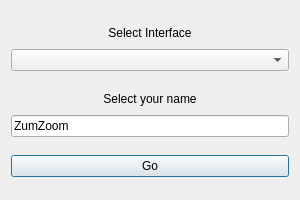
<?xml version="1.0" encoding="UTF-8"?>
<ui version="4.0">
 <class>dialog</class>
 <widget class="QDialog" name="dialog">
  <property name="geometry">
   <rect>
    <x>0</x>
    <y>0</y>
    <width>300</width>
    <height>200</height>
   </rect>
  </property>
  <property name="maximumSize">
   <size>
    <width>300</width>
    <height>200</height>
   </size>
  </property>
  <property name="windowTitle">
   <string>Settings</string>
  </property>
  <layout class="QVBoxLayout" name="verticalLayout">
   <item>
    <layout class="QVBoxLayout" name="verticalLayout_2">
     <item>
      <widget class="QLabel" name="label">
       <property name="maximumSize">
        <size>
         <width>16777215</width>
         <height>20</height>
        </size>
       </property>
       <property name="text">
        <string>Select Interface</string>
       </property>
       <property name="alignment">
        <set>Qt::AlignCenter</set>
       </property>
      </widget>
     </item>
     <item>
      <widget class="QComboBox" name="comboBox"/>
     </item>
    </layout>
   </item>
   <item>
    <layout class="QVBoxLayout" name="verticalLayout_3">
     <item>
      <widget class="QLabel" name="label_2">
       <property name="maximumSize">
        <size>
         <width>16777215</width>
         <height>20</height>
        </size>
       </property>
       <property name="text">
        <string>Select your name</string>
       </property>
       <property name="alignment">
        <set>Qt::AlignCenter</set>
       </property>
      </widget>
     </item>
     <item>
      <widget class="QLineEdit" name="lineEdit">
       <property name="text">
        <string>ZumZoom</string>
       </property>
      </widget>
     </item>
    </layout>
   </item>
   <item>
    <widget class="QPushButton" name="pushButton">
     <property name="text">
      <string>Go</string>
     </property>
    </widget>
   </item>
  </layout>
 </widget>
 <resources/>
 <connections/>
</ui>
